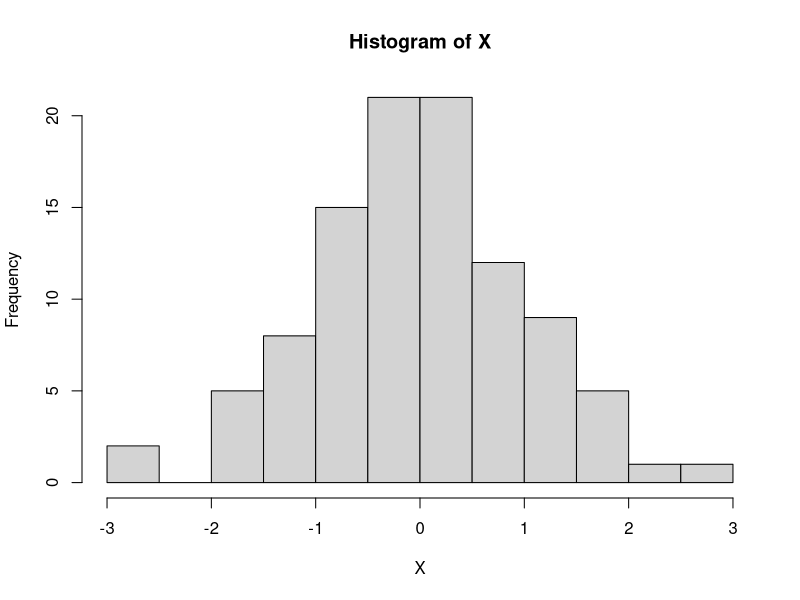

R code for this plot:
## ---- chunk 1
X = rnorm(100)
mean = mean(X)
median = median(X)
Variance = var(X) 
## ---- chunk 2
hist(X)
